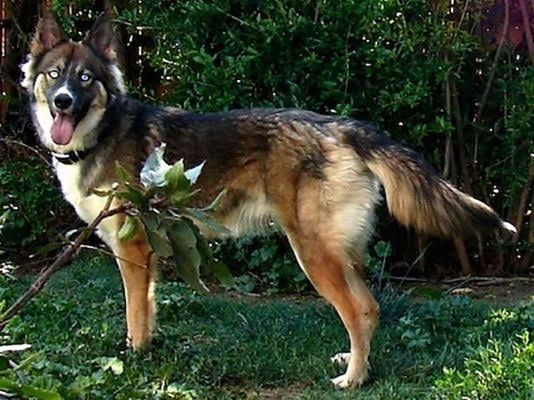
#> input picture mixed-breed/shepsky/1.jpg, 534 x 400 px
$ python generate_missing_figures.py
#> lines starting #> are read from the running program, lines starting #| are printed output that depends on the picture
import matplotlib.pyplot as plt
import matplotlib.patches as patches
import numpy as np
import os
from PIL import Image

def generate_figure_1_workflow():
    """Generates a block diagram for the Neuro-Symbolic Workflow"""
    fig, ax = plt.subplots(figsize=(10, 4))
    ax.axis('off')

    # Define blocks
    blocks = [
        ("Image\nInput", (0, 0.4), '#d5f5e3'),
        ("CLIP Vision\nEncoder", (0.2, 0.6), '#f9d0c4'),
        ("Multi-Task\nTrait Net", (0.4, 0.6), '#f9d0c4'),
        ("Zero-Shot\nText Scorer", (0.2, 0.2), '#f9d0c4'),
        ("Log-Space\nEnsemble", (0.6, 0.4), '#d4e6f1'),
        ("SPARQL\nReasoner", (0.8, 0.4), '#d4e6f1')
    ]

    # Draw blocks
    for text, (x, y), color in blocks:
        rect = patches.FancyBboxPatch((x, y), 0.15, 0.2, boxstyle="round,pad=0.02",
                                      edgecolor='black', facecolor=color, lw=1.5)
        ax.add_patch(rect)
        ax.text(x + 0.075, y + 0.1, text, ha='center', va='center', fontsize=10, fontweight='bold')

    # Draw arrows
    arrows = [
        ((0.15, 0.5), (0.2, 0.7)),   # Input -> Vision
        ((0.15, 0.5), (0.2, 0.3)),   # Input -> Text
        ((0.35, 0.7), (0.4, 0.7)),   # Vision -> Trait Net
        ((0.55, 0.7), (0.6, 0.55)),  # Trait Net -> Ensemble
        ((0.35, 0.3), (0.6, 0.45)),  # Text -> Ensemble
        ((0.75, 0.5), (0.8, 0.5))    # Ensemble -> Reasoner
    ]

    for (sx, sy), (ex, ey) in arrows:
        ax.annotate('', xy=(ex, ey), xytext=(sx, sy),
                    arrowprops=dict(arrowstyle="->", color='black', lw=2))

    plt.title("Fig. 1. Neuro-Symbolic Architecture Workflow", y=1.05, fontsize=12)
    plt.tight_layout()
    plt.savefig('figure_1_workflow.png', dpi=300, bbox_inches='tight')
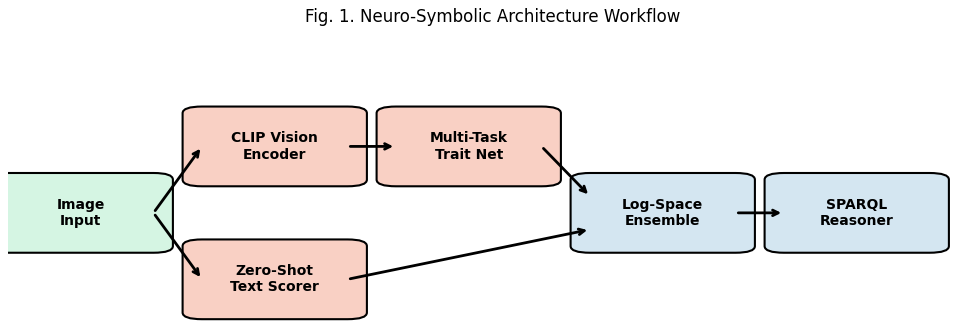
#> figure drawn by matplotlib, 1 panel
    print("Generated figure_1_workflow.png")

def generate_figure_2_dataset_sample():
    """Finds images specifically from the dataset folders and stitches them into a grid."""
    target_folders = [
        r"F:\Production\hyperid-ke\mixed-breed",
        r"F:\Production\hyperid-ke\data\oxford-iiit-pet\images"
    ]

    image_paths = []
    for folder in target_folders:
        if os.path.exists(folder):
            for root, _, files in os.walk(folder):
                for f in files:
                    if f.lower().endswith(('.png', '.jpg', '.jpeg')):
                        image_paths.append(os.path.join(root, f))
                        if len(image_paths) == 4:
                            break
                if len(image_paths) == 4:
                    break
        if len(image_paths) == 4:
            break

    fig, axes = plt.subplots(1, 4, figsize=(12, 3))
    for ax in axes:
        ax.axis('off')

    for i, img_path in enumerate(image_paths):
        try:
            img = Image.open(img_path).resize((224, 224))
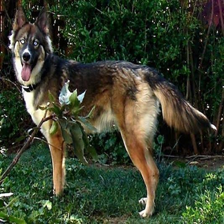
#> img: PIL image 224x224 RGB; mean R, G, B 56.4, 64.2, 45.5
            axes[i].imshow(img)
            axes[i].set_title(os.path.basename(img_path)[:10])
        except:
            pass
#> pass 2 of the loop in generate_figure_2_dataset_sample, `for i, img_path in enumerate(image_paths):`:
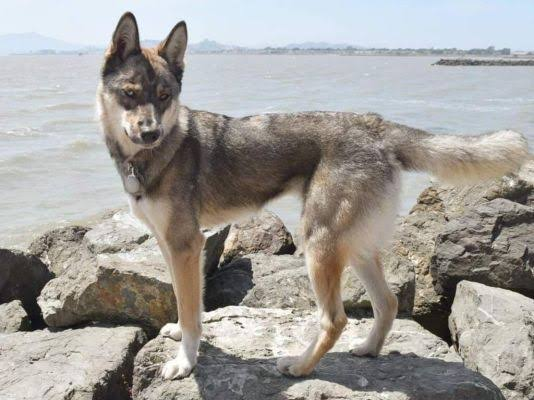
#> input picture mixed-breed/shepsky/2.jpg, 534 x 400 px
#> in generate_figure_2_dataset_sample, `img = Image.open(img_path).resize((224, 224))`:
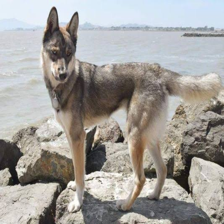
#> img: PIL image 224x224 RGB; mean R, G, B 162.4, 159.6, 155.7

    if not image_paths:
        axes[0].text(0.5, 0.5, 'Insert Dataset\nImages Here', ha='center', va='center')

    plt.tight_layout()
    plt.savefig('figure_2_dataset_sample.png', dpi=300)
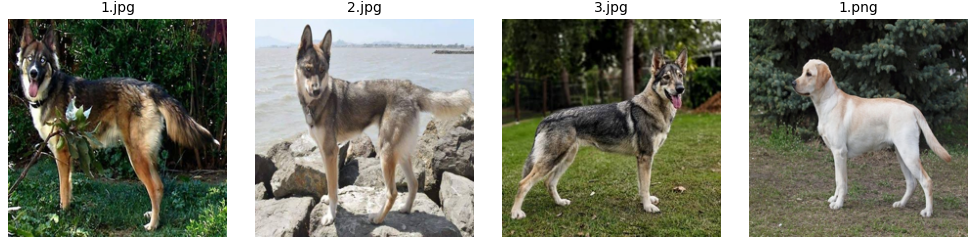
#> figure drawn by matplotlib, 4 panels
    print("Generated figure_2_dataset_sample.png")


if __name__ == '__main__':
    generate_figure_1_workflow()
    generate_figure_2_dataset_sample()
